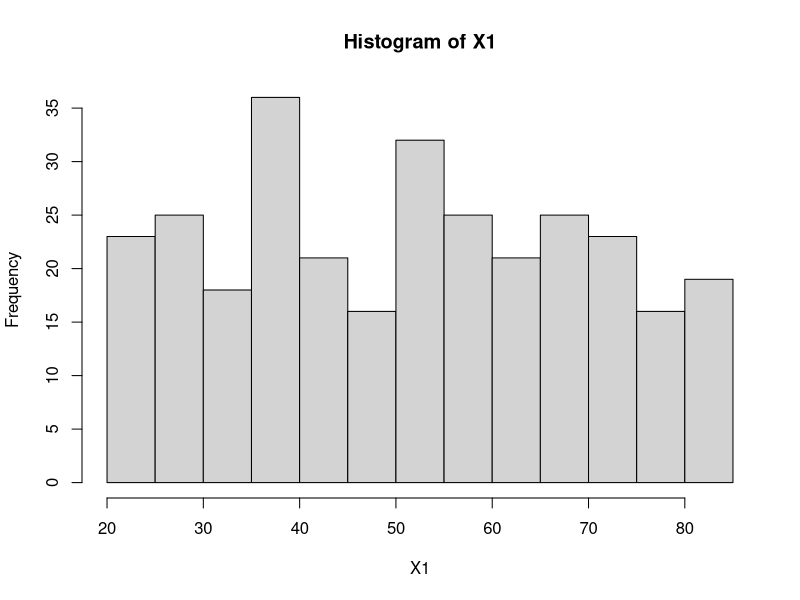
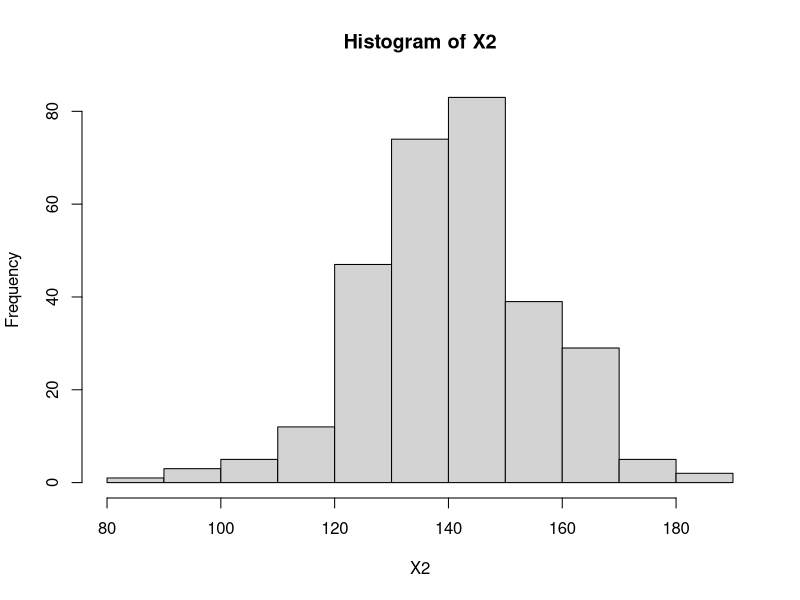
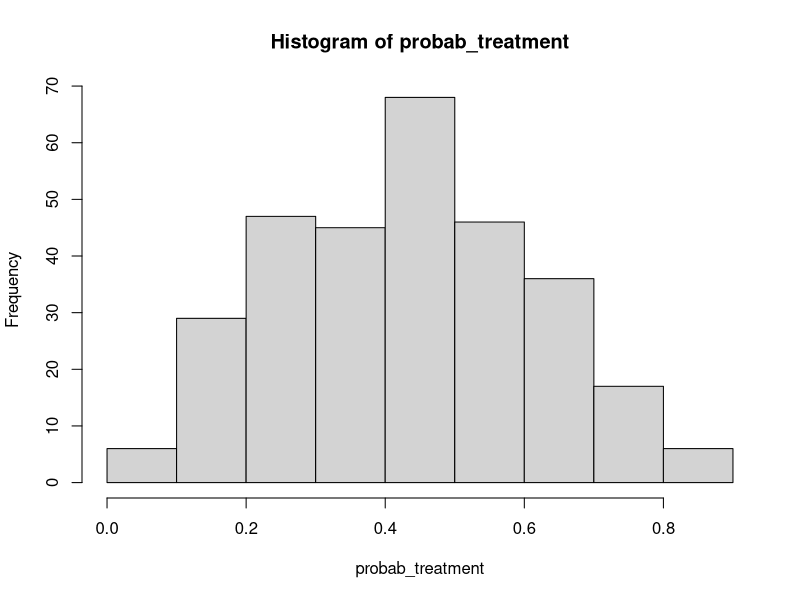

R code for these plots, in order:
############# Simulated Data for Exercise 1 - IPW From Scratch ###############

library(tidyverse)

# sample size
N <- 300

# set seed

set.seed(1234)


# --------------------- Generate Covariates X ---------------------

# X1: age at baseline (years)
X1 <- round(runif(N, min = 20, max = 85))

# X2: baseline systolic blood pressure (mmHg)
X2 <- round(rnorm(N, mean = 140, sd = 15),2)

# X3: diabetes diagnosis at baseline (1 = yes, 0 = no)
X3 <- rbinom(N, size = 1, prob = 0.35)



# Visualize covariate distributions

hist(X1)
hist(X2)
table(X3)


data <- as.data.frame(cbind(X1,X2,X3))


# ---------------- Generate Treatment Assignment A ---------------------

# Probability of receiving treatment (A=1)
beta0 <- -0.5
beta1 <- 0.4
beta2 <- 0.7
beta3 <- 0.5

# (Covariates - mean) / sd
normalized_X1 <- (data$X1-52.5)/sqrt((85 - 20)^2 / 12)
normalized_X2 <- (data$X2-140)/15


# logit[P(A=1|X)] = beta0 + beta1*X1 + beta2*X2 + beta3*X3
# plogis = expit
probab_treatment <- plogis(beta0 + beta1*normalized_X1 + beta2*normalized_X2 +
                             beta3*data$X3)

hist(probab_treatment)


data$Prob_Treatment <- round(probab_treatment,4)

# ------------- Generate Potential Outcomes Y(0) and Y(1) ---------------

# Probability of a cardiovascular event within one year (1 = yes, 0 = no)
# logit[P(Y=1|A,X)] = alpha_0 + alpha_1*A + alpha_2*X1 + alpha_3*X2 + alpha_4*X3

alpha0 <- -0.5
alpha1 <- -0.8 # negative, because the treatment protects against the outcome
alpha2 <- 0.4
alpha3 <- 0.7
alpha4 <- 0.2


# Observed treatment
data$A <- rbinom(N, 1, prob = data$Prob_Treatment)


probab_outcome <- function(A){
                  plogis(alpha0 + alpha1*A + alpha2*normalized_X1 +
                           alpha3*normalized_X2 + alpha4*data$X3)
}


probab_Y0 <- probab_outcome(0)

probab_Y1 <- probab_outcome(1)


outcome_under_A0 <- rbinom(N, 1, probab_Y0)
outcome_under_A1 <- rbinom(N, 1, probab_Y1)


data$Y0 <- outcome_under_A0
data$Y1 <- outcome_under_A1

data$Y_Observed <- ifelse(data$A==1,data$Y1,data$Y0)
  
  
### -------------- REAL AVERAGE TREATMENT EFFECT  --------------

# Real ATE in sample N=300
mean(probab_Y1 - probab_Y0)

# Observed ATE (with confounding)
with_treatment <- data[data$A==1,] 
no_treatment <- data[data$A==0,] 

mean(with_treatment$Y_Observed) - mean(no_treatment$Y_Observed)


### ------------------- Save Results ------------------------------


data_observed <- data %>% select(X1,X2,X3,A,Y_Observed)

saveRDS(data_observed,"EX1_Data_Observed.RDS")
saveRDS(data,"EX1_Data_Counterfactual.RDS")
